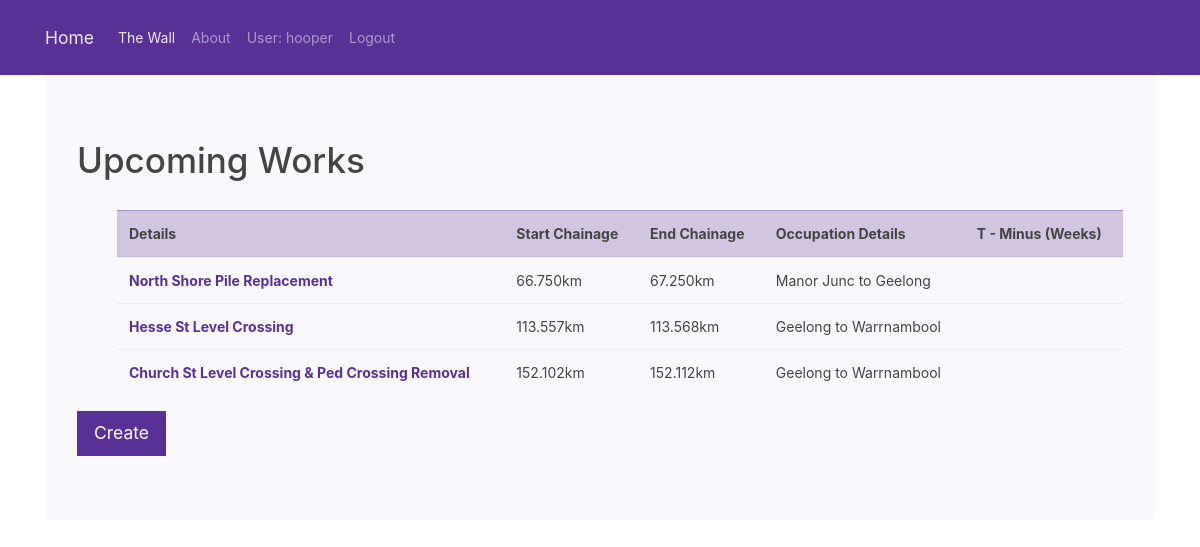
/the_wall/work/ (signed in), run on the app's committed database.
### the_wall/models.py (models this page shows, shortened)
class Work(models.Model):
    start_chainage = models.DecimalField(max_digits = 6, decimal_places = 3)
    end_chainage = models.DecimalField(max_digits = 6, decimal_places = 3)
    DISCIPLINE_CHOICE = (('Civil', 'Civil'),('Track', 'Track'),('Facilities', 'Facilities'),('Signals', 'Signals'),)
    discipline = models.CharField(max_length = 100, choices=DISCIPLINE_CHOICE, help_text='Enter the discipline e.g. Civil')
    work_information = models.CharField(max_length = 255)
    additional_details = models.CharField(max_length = 255, blank=True)
    occupation_details = models.ForeignKey('Occupation', on_delete = models.CASCADE)
    class Meta:
        ordering = ['start_chainage']

class Occupation(models.Model):
    occupation_noi = models.PositiveIntegerField()
    system_line = models.CharField(max_length = 100, help_text='Enter the System Line e.g. Sunbury to Bendigo.')
    occupation_start_date = models.DateTimeField()
    occupation_end_date = models.DateTimeField()
    occupation_type = models.CharField(max_length = 50, help_text='Enter the Occupation Type e.g. BLU')
    AREA_CHOICE = (('Western Region', 'Western Region'),('North/North-East Region', 'North/North-East Region'),('Central & Eastern Region', 'Central & Eastern Region'))
    rail_area = models.CharField(max_length = 50,choices=AREA_CHOICE, help_text='Enter the Rail Area Type e.g. North/North-East')
    def __str__(self):
        return self.system_line
    class Meta:
        ordering = ['occupation_start_date']

### the_wall/views.py (the view)
# urls.py: path('work/',views.WorkListView.as_view(),name='work_list'),
class WorkListView(LoginRequiredMixin, ListView):
    login_url = '/accounts/login'
    redirect_field_name = ''
    model = Work
    paginate_by = 50

### the_wall/templates/the_wall/work_list.html
{% extends "base.html" %}
{% block content %}
<div class="container">
<div class="jumbotron">
  <h1>Upcoming Works</h1> <br>
    <ol>
        <table class="table table-hover">
          <thead class='table-primary'>
            <tr>
              <th scope="col">Details</th>
              <th scope="col">Start Chainage</th>
              <th scope="col">End Chainage</th>
              <th scope="col">Occupation Details</th>
              <th scope="col">T - Minus (Weeks)</th>
            </tr>
          </thead>
          <tbody>
            {% for work in work_list %}
            <tr class="table-default">
              <th scope="row"> <a href="{{work.id}}/">{{work.work_information}}</a></th>
              <td>{{work.start_chainage}}km</td>
              <td>{{work.end_chainage}}km</td>
              <td>{{work.occupation_details}}</td>
              <td>{{work.occupation_start_date}}</td>
            </tr>
            {% endfor %}
          </tbody>
        </table>
    </ol>
    <a class="btn btn-primary btn-lg" href="{% url 'the_wall:work_create' %}" role="button">Create</a>
  </div>
</div>
{% endblock %}

### templates/base.html (shortened to what this page needs)
<!DOCTYPE html>
{% load staticfiles %}
<html lang="en" dir="ltr">
  <head>
<link href="https://stackpath.bootstrapcdn.com/bootswatch/4.1.1/pulse/bootstrap.min.css" rel="stylesheet">
  </head>
    <body>
      <nav class="navbar navbar-expand-lg navbar-dark bg-primary">
        <div class="container">
          <a class="navbar-brand" href="{% url 'index' %}">Home</a>
          <div class="collapse navbar-collapse" id="navbarColor01">
            <ul class="navbar-nav mr-auto">
              <li class="nav-item active">
                <a class="nav-link" href="{% url 'the_wall:wall-index' %}">The Wall<span class="sr-only">(current)</span></a>
              </li>
              <li class="nav-item">
                <a class="nav-link" href="{% url 'about' %}">About</a>
              </li>
              {% if user.is_authenticated %}
              <li class="nav-item">
                <li class="nav-link">User: {{ user.get_username }}</li>
                <a class="nav-link" href="{% url 'logout'%}?next={{request.path}}">Logout</a>
                {% else %}
                <a class="nav-link" href="{% url 'login'%}?next={{request.path}}">Login</a>
              </li>
              {% endif %}
            </ul>
          </div>
        </div>
      </nav>
{% block content %}
{% endblock %}
  </body>
</html>

### data on the page
Work: work_information "North Shore Pile Replacement", start_chainage "66.750", end_chainage "67.250", occupation_details "Manor Junc to Geelong"
Work: work_information "Hesse St Level Crossing", start_chainage "113.557", end_chainage "113.568", occupation_details "Geelong to Warrnambool"
Work: work_information "Church St Level Crossing & Ped Crossing Removal", start_chainage "152.102", end_chainage "152.112", occupation_details "Geelong to Warrnambool"

### other printed values
{{ user.get_username }} "hooper"
